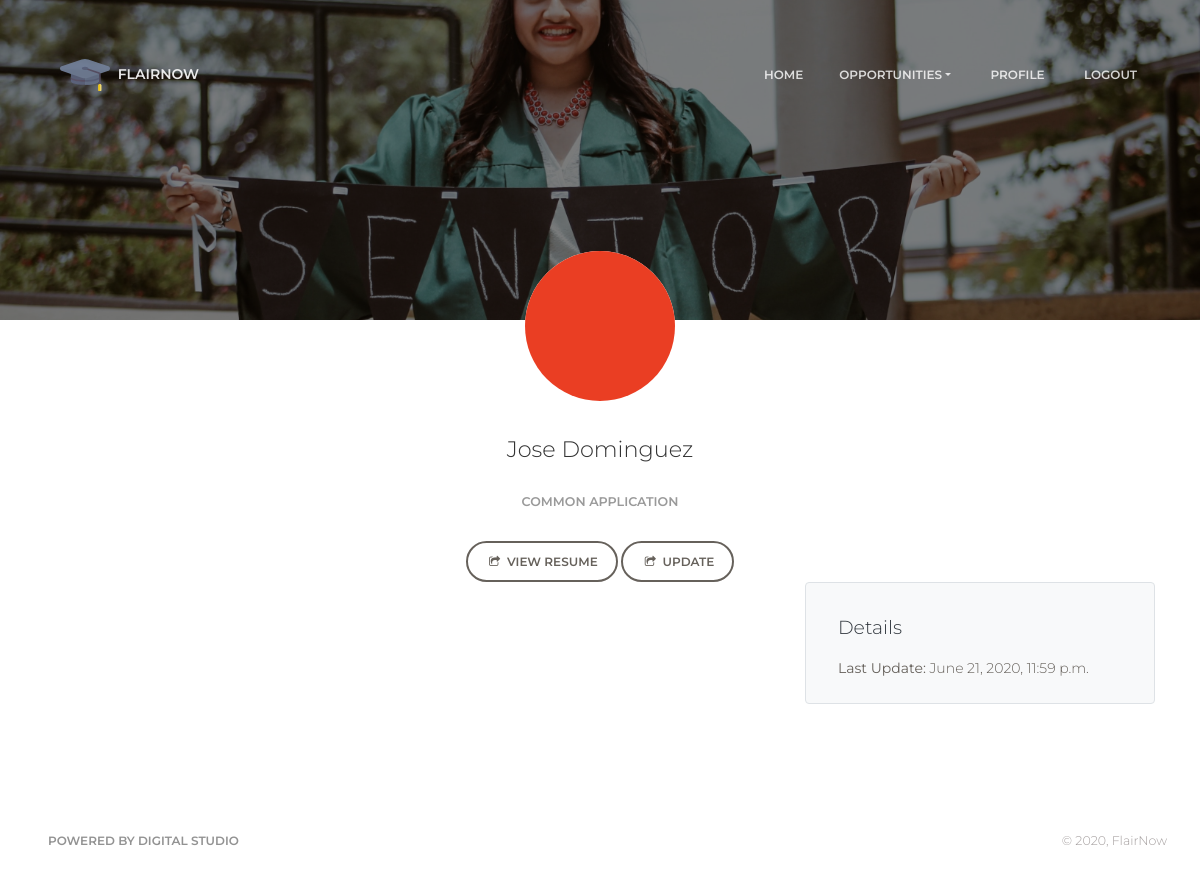
Page /users/coap/3/ (signed in) on the committed database.
### users/models.py (models this page shows, shortened)
class User(AbstractBaseUser):
    email = models.EmailField(verbose_name="Email Address", max_length=60, unique=True)
    date_joined = models.DateTimeField(verbose_name="Date Joined", auto_now_add=True)
    last_login = models.DateTimeField(verbose_name="Last Login", auto_now_add=True)
    is_admin = models.BooleanField(default=False)
    is_active = models.BooleanField(default=True)
    is_staff = models.BooleanField(default=False)
    is_superuser = models.BooleanField(default=False)
    first_name = models.CharField(max_length=30, default="", null=False)
    last_name = models.CharField(max_length=30, default="", null=False)
    role = models.CharField(max_length=5, choices=ROLES, default="1", null=False, verbose_name="Role")
    USERNAME_FIELD = 'email'
    REQUIRED_FIELDS = ['first_name', 'last_name']
    objects = Manager()

class Profile(models.Model):
    user = models.OneToOneField(User, on_delete=models.CASCADE)
    image = models.ImageField(default='default.png', upload_to='profile_pics', verbose_name="Profile Picture")
    '''
    def save(self, *args, **kwargs):
        super().save(*args, **kwargs)

        img = Image.open(self.image.path)

        if img.height > 300 or img.width > 300:
            output_size = (300, 300)
            img.thumbnail(output_size)
            img.save(self.image.path)
    '''

class Coap(models.Model):
    student = models.OneToOneField(User, on_delete=models.CASCADE, verbose_name="Student")
    date_posted = models.DateTimeField(default=timezone.now)
    resume = models.FileField(default="sample_resume.pdf", upload_to='resumes', verbose_name="Resume")
    sign = models.CharField(max_length=100, verbose_name="Signature", default="", null=False)

### users/views.py (the view)
# urls.py: path('coap/<int:pk>/', CoapDetailView.as_view(), name='coap-detail'),
class CoapDetailView(DetailView):
    model = Coap

### users/templates/users/coap_detail.html (shortened to what this page needs)
{% load static %}
<!DOCTYPE html>
<html lang="en">
    {% include 'core/head.html' %}
<body class="landing-page sidebar-collapse">
    {% include 'core/nav.html' %}
    <div class="page-header page-header-xs" data-parallax="true" style="background-image: url({% static 'assets/img/main.jpg' %});">
    </div>
    <div class="section profile-content">
        <div class="container">
            <div class="owner">
                <div class="avatar">
                <img src="{{ user.profile.image.url }}" alt="Circle Image" class="img-circle img-no-padding img-responsive">
                </div>
                <div class="name">
                <h4 class="title">{{ object.student.first_name }}&nbsp;{{ object.student.last_name }}
                    <br />
                </h4>
                <h6 class="description">Common Application<br></h6>
                </div>
            </div>
            <div class="row">
                <div class="col-md-6 ml-auto mr-auto text-center">
                <br />
                <a class="btn btn-outline-default btn-round" href="{{ object.resume.url }}" target="_blank"><i class="fa fa-share-square-o" aria-hidden="true"></i>&nbsp;View Resume</a>
                <a class="btn btn-outline-default btn-round" href="{% url 'users:coap-update' object.id %}"><i class="fa fa-share-square-o" aria-hidden="true"></i>&nbsp;Update</a>
                </div>
            </div>
            <div class="row">
                <div class="col-lg-4 ml-auto">
                    <div class="bg-light p-3 border rounded mb-4">
                        <h3 class="mt-3 h5 pl-3 mb-3 text-dark">Details</h3>
                        <ul class="list-unstyled pl-3 mb-0">
                        <li class="mb-2"><strong class="text-black">Last Update:</strong> {{ object.date_posted }}</li>
                        </ul>
                    </div>
                </div>
            </div>
        </div>
    </div>
    {% include 'core/footer.html' %}
</body>
</html>

### core/templates/core/head.html (shortened to what this page needs)
{% load static %}
<head>
    <link href="https://maxcdn.bootstrapcdn.com/font-awesome/latest/css/font-awesome.min.css" rel="stylesheet">
    <link href="{% static 'assets/css/bootstrap.min.css' %}" rel="stylesheet" />
    <link href="{% static 'assets/css/paper-kit.css' %}" rel="stylesheet" />
    <link href="{% static 'assets/demo/demo.css' %}" rel="stylesheet" />
</head>

### core/templates/core/nav.html (shortened to what this page needs)
{% load static %}
<nav class="navbar navbar-expand-lg fixed-top navbar-transparent " color-on-scroll="300">
    <div class="container">
        <div class="navbar-translate">
            <a class="navbar-brand" href="{% url 'core:home' %}" rel="tooltip" title="FlairNow" data-placement="bottom">
            <img src="{% static 'assets/img/logos/logo.svg' %}" height="50px" alt="FlairNow Logo" />&nbsp;&nbsp;FlairNow
            </a>
        </div>
        <div class="collapse navbar-collapse justify-content-end" id="navigation">
            <ul class="navbar-nav">
                <li class="nav-item">
                    <a href="{% url 'core:home' %}" class="nav-link">&nbsp;Home</a>
                </li>
                <div class="nav-item dropdown">
                    <a class="nav-link dropdown-toggle" data-toggle="dropdown" id="dropdownMenuButton" href="#pk" role="button" aria-haspopup="true" aria-expanded="false">Opportunities</a>
                  </div>
                {% if request.user.is_authenticated %}
                <li class="nav-item">
                    <a href="{% url 'users:profile' %}" class="nav-link">&nbsp;Profile</a>
                </li>
                <li class="nav-item">
                    <a href="{% url 'users:logout' %}" class="nav-link">&nbsp;Logout</a>
                </li>
                {% endif %}
            </ul>
        </div>
    </div>
</nav>

### core/templates/core/footer.html (shortened to what this page needs)
{% load static %}
<footer class="footer   footer-white ">
    <div class="container">
        <div class="row">
            <nav class="footer-nav">
            <ul>
                <li>
                <a href="https://digitalstudio.dev/" target="_blank">Powered by Digital Studio</a>
                </li>
            </ul>
            </nav>
            <div class="credits ml-auto">
            <span class="copyright">
                ©
                , FlairNow
            </span>
            </div>
        </div>
    </div>
</footer>

### core/templates/core/scripts.html (shortened to what this page needs)
{% load static %}

### static_in_env/assets/demo/demo.css (style rules this page uses)
.profile-content { padding-top: 0; position: relative; z-index: 2; }

### core/templates/core/head.html (style rules this page uses)
html { scroll-behavior: smooth; }

### rows in the picture
User: profile.image (picture)
Coap: student.first_name "Jose", student.last_name "Dominguez", date_posted "June 21, 2020, 11:59 p.m."
